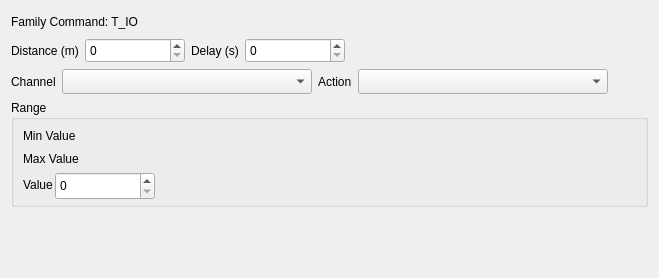
          <widget class="QWidget" name="tab_T__IO">
           <attribute name="title">
            <string>T_IO</string>
           </attribute>
           <layout class="QGridLayout" name="gridLayout_5">
            <item row="0" column="0">
             <widget class="QLabel" name="label_Family_T_IO">
              <property name="minimumSize">
               <size>
                <width>0</width>
                <height>21</height>
               </size>
              </property>
              <property name="maximumSize">
               <size>
                <width>16777215</width>
                <height>21</height>
               </size>
              </property>
              <property name="text">
               <string>Family Command: T_IO</string>
              </property>
             </widget>
            </item>
            <item row="1" column="0">
             <layout class="QHBoxLayout" name="horizontalLayout_4">
              <item>
               <widget class="QLabel" name="label_Distance_T_IO">
                <property name="minimumSize">
                 <size>
                  <width>0</width>
                  <height>21</height>
                 </size>
                </property>
                <property name="maximumSize">
                 <size>
                  <width>16777215</width>
                  <height>21</height>
                 </size>
                </property>
                <property name="text">
                 <string>Distance (m)</string>
                </property>
               </widget>
              </item>
              <item>
               <widget class="QSpinBox" name="spinBox_Distance_T_IO">
                <property name="minimumSize">
                 <size>
                  <width>100</width>
                  <height>25</height>
                 </size>
                </property>
                <property name="maximumSize">
                 <size>
                  <width>100</width>
                  <height>25</height>
                 </size>
                </property>
               </widget>
              </item>
              <item>
               <widget class="QLabel" name="label_Delay_T_IO">
                <property name="minimumSize">
                 <size>
                  <width>0</width>
                  <height>21</height>
                 </size>
                </property>
                <property name="maximumSize">
                 <size>
                  <width>16777215</width>
                  <height>21</height>
                 </size>
                </property>
                <property name="text">
                 <string>Delay (s)</string>
                </property>
               </widget>
              </item>
              <item>
               <widget class="QSpinBox" name="spinBox_Delay_T_IO">
                <property name="minimumSize">
                 <size>
                  <width>100</width>
                  <height>25</height>
                 </size>
                </property>
                <property name="maximumSize">
                 <size>
                  <width>100</width>
                  <height>25</height>
                 </size>
                </property>
               </widget>
              </item>
              <item>
               <spacer name="horizontalSpacer_7">
                <property name="orientation">
                 <enum>Qt::Horizontal</enum>
                </property>
                <property name="sizeHint" stdset="0">
                 <size>
                  <width>40</width>
                  <height>20</height>
                 </size>
                </property>
               </spacer>
              </item>
             </layout>
            </item>
            <item row="2" column="0">
             <layout class="QHBoxLayout" name="horizontalLayout_9">
              <item>
               <widget class="QLabel" name="label_ChannelT_IO">
                <property name="minimumSize">
                 <size>
                  <width>0</width>
                  <height>21</height>
                 </size>
                </property>
                <property name="maximumSize">
                 <size>
                  <width>16777215</width>
                  <height>21</height>
                 </size>
                </property>
                <property name="text">
                 <string>Channel</string>
                </property>
               </widget>
              </item>
              <item>
               <widget class="QComboBox" name="comboBox_Channel_T_IO">
                <property name="minimumSize">
                 <size>
                  <width>250</width>
                  <height>25</height>
                 </size>
                </property>
                <property name="maximumSize">
                 <size>
                  <width>16777215</width>
                  <height>25</height>
                 </size>
                </property>
               </widget>
              </item>
              <item>
               <widget class="QLabel" name="label_Action_T_IO">
                <property name="minimumSize">
                 <size>
                  <width>0</width>
                  <height>21</height>
                 </size>
                </property>
                <property name="maximumSize">
                 <size>
                  <width>16777215</width>
                  <height>21</height>
                 </size>
                </property>
                <property name="text">
                 <string>Action</string>
                </property>
               </widget>
              </item>
              <item>
               <widget class="QComboBox" name="comboBox_Action_T_IO">
                <property name="minimumSize">
                 <size>
                  <width>250</width>
                  <height>25</height>
                 </size>
                </property>
                <property name="maximumSize">
                 <size>
                  <width>16777215</width>
                  <height>25</height>
                 </size>
                </property>
               </widget>
              </item>
              <item>
               <spacer name="horizontalSpacer_5">
                <property name="orientation">
                 <enum>Qt::Horizontal</enum>
                </property>
                <property name="sizeHint" stdset="0">
                 <size>
                  <width>40</width>
                  <height>20</height>
                 </size>
                </property>
               </spacer>
              </item>
             </layout>
            </item>
            <item row="3" column="0">
             <widget class="QGroupBox" name="groupBox_Range_T_IO">
              <property name="title">
               <string>Range</string>
              </property>
              <layout class="QVBoxLayout" name="verticalLayout">
               <property name="spacing">
                <number>2</number>
               </property>
               <property name="topMargin">
                <number>5</number>
               </property>
               <property name="bottomMargin">
                <number>5</number>
               </property>
               <item>
                <layout class="QHBoxLayout" name="horizontalLayout_6">
                 <item>
                  <widget class="QLabel" name="label_Min_Range_T_IO">
                   <property name="minimumSize">
                    <size>
                     <width>80</width>
                     <height>21</height>
                    </size>
                   </property>
                   <property name="maximumSize">
                    <size>
                     <width>80</width>
                     <height>21</height>
                    </size>
                   </property>
                   <property name="font">
                    <font>
                     <pointsize>9</pointsize>
                    </font>
                   </property>
                   <property name="text">
                    <string>Min Value         ;:</string>
                   </property>
                  </widget>
                 </item>
                 <item>
                  <widget class="QLabel" name="label_MinValue_T_IO">
                   <property name="minimumSize">
                    <size>
                     <width>100</width>
                     <height>21</height>
                    </size>
                   </property>
                   <property name="maximumSize">
                    <size>
                     <width>100</width>
                     <height>21</height>
                    </size>
                   </property>
                   <property name="text">
                    <string/>
                   </property>
                  </widget>
                 </item>
                 <item>
                  <spacer name="horizontalSpacer_8">
                   <property name="orientation">
                    <enum>Qt::Horizontal</enum>
                   </property>
                   <property name="sizeHint" stdset="0">
                    <size>
                     <width>40</width>
                     <height>20</height>
                    </size>
                   </property>
                  </spacer>
                 </item>
                </layout>
               </item>
               <item>
                <layout class="QHBoxLayout" name="horizontalLayout_5">
                 <item>
                  <widget class="QLabel" name="label_Max_Range_T_IO">
                   <property name="minimumSize">
                    <size>
                     <width>80</width>
                     <height>21</height>
                    </size>
                   </property>
                   <property name="maximumSize">
                    <size>
                     <width>80</width>
                     <height>21</height>
                    </size>
                   </property>
                   <property name="text">
                    <string>Max Value       </string>
                   </property>
                  </widget>
                 </item>
                 <item>
                  <widget class="QLabel" name="label_MaxValue_T_IO">
                   <property name="minimumSize">
                    <size>
                     <width>100</width>
                     <height>21</height>
                    </size>
                   </property>
                   <property name="maximumSize">
                    <size>
                     <width>100</width>
                     <height>21</height>
                    </size>
                   </property>
                   <property name="text">
                    <string/>
                   </property>
                  </widget>
                 </item>
                 <item>
                  <spacer name="horizontalSpacer_9">
                   <property name="orientation">
                    <enum>Qt::Horizontal</enum>
                   </property>
                   <property name="sizeHint" stdset="0">
                    <size>
                     <width>40</width>
                     <height>20</height>
                    </size>
                   </property>
                  </spacer>
                 </item>
                </layout>
               </item>
               <item>
                <layout class="QHBoxLayout" name="horizontalLayout_7">
                 <item>
                  <widget class="QLabel" name="Value_InRange_T_IO">
                   <property name="minimumSize">
                    <size>
                     <width>0</width>
                     <height>21</height>
                    </size>
                   </property>
                   <property name="maximumSize">
                    <size>
                     <width>16777215</width>
                     <height>21</height>
                    </size>
                   </property>
                   <property name="text">
                    <string>Value</string>
                   </property>
                  </widget>
                 </item>
                 <item>
                  <widget class="QSpinBox" name="spinBox_ValeInRange_T_IO">
                   <property name="minimumSize">
                    <size>
                     <width>100</width>
                     <height>28</height>
                    </size>
                   </property>
                   <property name="maximumSize">
                    <size>
                     <width>100</width>
                     <height>25</height>
                    </size>
                   </property>
                  </widget>
                 </item>
                 <item>
                  <spacer name="horizontalSpacer_10">
                   <property name="orientation">
                    <enum>Qt::Horizontal</enum>
                   </property>
                   <property name="sizeHint" stdset="0">
                    <size>
                     <width>40</width>
                     <height>20</height>
                    </size>
                   </property>
                  </spacer>
                 </item>
                </layout>
               </item>
              </layout>
             </widget>
            </item>
            <item row="4" column="0">
             <widget class="QLabel" name="label">
              <property name="text">
               <string/>
              </property>
             </widget>
            </item>
            <item row="5" column="0">
             <spacer name="verticalSpacer">
              <property name="orientation">
               <enum>Qt::Vertical</enum>
              </property>
              <property name="sizeHint" stdset="0">
               <size>
                <width>20</width>
                <height>40</height>
               </size>
              </property>
             </spacer>
            </item>
           </layout>
          </widget>
